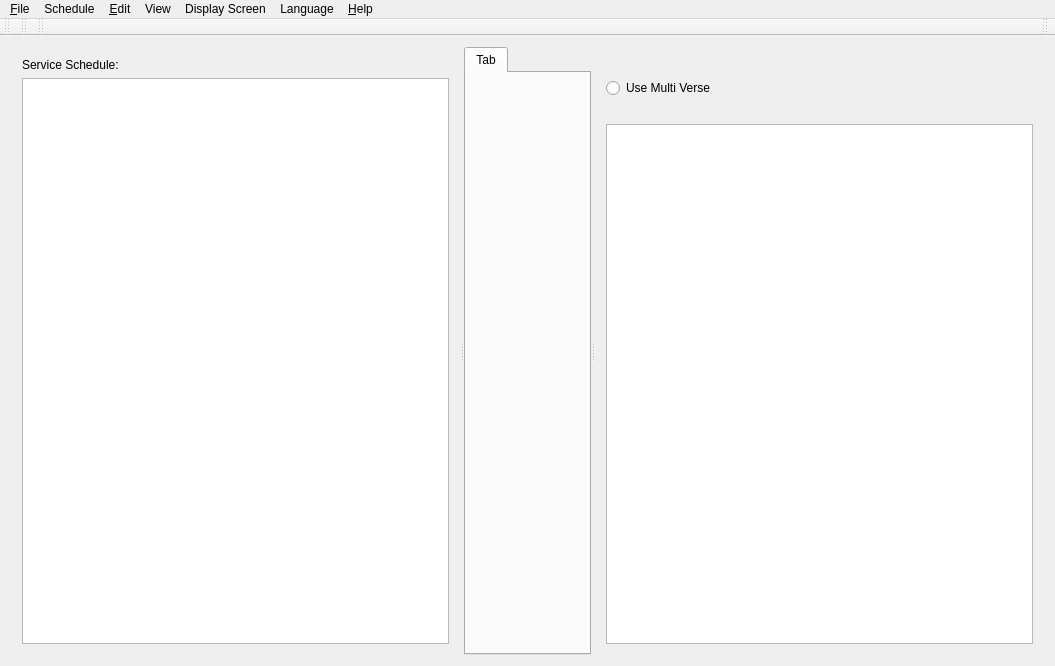
<?xml version="1.0" encoding="UTF-8"?>
<ui version="4.0">
 <class>SoftProjectorClass</class>
 <widget class="QMainWindow" name="SoftProjectorClass">
  <property name="geometry">
   <rect>
    <x>0</x>
    <y>0</y>
    <width>1055</width>
    <height>666</height>
   </rect>
  </property>
  <property name="minimumSize">
   <size>
    <width>700</width>
    <height>550</height>
   </size>
  </property>
  <property name="windowTitle">
   <string notr="true"/>
  </property>
  <property name="windowIcon">
   <iconset resource="softprojector.qrc">
    <normaloff>:/icons/icons/softprojector.png</normaloff>:/icons/icons/softprojector.png</iconset>
  </property>
  <property name="toolButtonStyle">
   <enum>Qt::ToolButtonIconOnly</enum>
  </property>
  <property name="dockNestingEnabled">
   <bool>false</bool>
  </property>
  <widget class="QWidget" name="centralWidget">
   <layout class="QGridLayout" name="gridLayout">
    <item row="0" column="0">
     <widget class="QSplitter" name="splitter">
      <property name="orientation">
       <enum>Qt::Horizontal</enum>
      </property>
      <widget class="QWidget" name="layoutWidget">
       <layout class="QVBoxLayout" name="verticalLayout_3">
        <item>
         <widget class="QLabel" name="label">
          <property name="text">
           <string>Service Schedule:</string>
          </property>
         </widget>
        </item>
        <item>
         <widget class="QListWidget" name="listWidgetSchedule">
          <property name="iconSize">
           <size>
            <width>16</width>
            <height>16</height>
           </size>
          </property>
          <property name="spacing">
           <number>1</number>
          </property>
         </widget>
        </item>
       </layout>
      </widget>
      <widget class="QTabWidget" name="projectTab">
       <property name="minimumSize">
        <size>
         <width>0</width>
         <height>0</height>
        </size>
       </property>
       <widget class="QWidget" name="Tab">
        <attribute name="title">
         <string>Tab</string>
        </attribute>
        <layout class="QGridLayout" name="gridLayout_2"/>
       </widget>
      </widget>
      <widget class="QWidget" name="layoutWidget1">
       <layout class="QVBoxLayout" name="verticalLayoutDisplayControls">
        <item>
         <layout class="QHBoxLayout" name="horizontalLayout_2">
          <item>
           <widget class="QLabel" name="labelIcon">
            <property name="sizePolicy">
             <sizepolicy hsizetype="Fixed" vsizetype="Fixed">
              <horstretch>0</horstretch>
              <verstretch>0</verstretch>
             </sizepolicy>
            </property>
           </widget>
          </item>
          <item>
           <widget class="QLabel" name="labelShow">
            <property name="text">
             <string/>
            </property>
           </widget>
          </item>
         </layout>
        </item>
        <item>
         <widget class="QWidget" name="widgetMultiVerse" native="true">
          <layout class="QHBoxLayout" name="horizontalLayout_4">
           <property name="leftMargin">
            <number>0</number>
           </property>
           <property name="topMargin">
            <number>0</number>
           </property>
           <property name="rightMargin">
            <number>0</number>
           </property>
           <property name="bottomMargin">
            <number>0</number>
           </property>
           <item>
            <widget class="QRadioButton" name="rbMultiVerse">
             <property name="toolTip">
              <string>If selected, this will allow to select multiple verses at one time. Will need to press &quot;Show&quot; each time.</string>
             </property>
             <property name="text">
              <string>Use Multi Verse</string>
             </property>
            </widget>
           </item>
           <item>
            <spacer name="horizontalSpacer_2">
             <property name="orientation">
              <enum>Qt::Horizontal</enum>
             </property>
             <property name="sizeHint" stdset="0">
              <size>
               <width>40</width>
               <height>20</height>
              </size>
             </property>
            </spacer>
           </item>
          </layout>
         </widget>
        </item>
        <item>
         <widget class="QLabel" name="labelSongNotes">
          <property name="palette">
           <palette>
            <active>
             <colorrole role="WindowText">
              <brush brushstyle="SolidPattern">
               <color alpha="255">
                <red>255</red>
                <green>0</green>
                <blue>4</blue>
               </color>
              </brush>
             </colorrole>
            </active>
            <inactive>
             <colorrole role="WindowText">
              <brush brushstyle="SolidPattern">
               <color alpha="255">
                <red>255</red>
                <green>0</green>
                <blue>4</blue>
               </color>
              </brush>
             </colorrole>
            </inactive>
            <disabled>
             <colorrole role="WindowText">
              <brush brushstyle="SolidPattern">
               <color alpha="255">
                <red>120</red>
                <green>120</green>
                <blue>120</blue>
               </color>
              </brush>
             </colorrole>
            </disabled>
           </palette>
          </property>
          <property name="font">
           <font>
            <weight>75</weight>
            <bold>true</bold>
           </font>
          </property>
          <property name="text">
           <string/>
          </property>
          <property name="wordWrap">
           <bool>true</bool>
          </property>
         </widget>
        </item>
        <item>
         <widget class="QListWidget" name="listShow">
          <property name="sizePolicy">
           <sizepolicy hsizetype="Expanding" vsizetype="MinimumExpanding">
            <horstretch>0</horstretch>
            <verstretch>0</verstretch>
           </sizepolicy>
          </property>
          <property name="alternatingRowColors">
           <bool>false</bool>
          </property>
         </widget>
        </item>
       </layout>
      </widget>
     </widget>
    </item>
   </layout>
  </widget>
  <widget class="QMenuBar" name="menuBar">
   <property name="geometry">
    <rect>
     <x>0</x>
     <y>0</y>
     <width>1055</width>
     <height>21</height>
    </rect>
   </property>
   <widget class="QMenu" name="menuFile">
    <property name="title">
     <string>&amp;File</string>
    </property>
    <addaction name="actionNewSchedule"/>
    <addaction name="actionOpenSchedule"/>
    <addaction name="actionSaveSchedule"/>
    <addaction name="actionSaveScheduleAs"/>
    <addaction name="actionCloseSchedule"/>
    <addaction name="separator"/>
    <addaction name="actionPrint"/>
    <addaction name="actionPrintSchedule"/>
    <addaction name="separator"/>
    <addaction name="actionClose"/>
   </widget>
   <widget class="QMenu" name="menuEdit">
    <property name="title">
     <string>&amp;Edit</string>
    </property>
    <addaction name="actionNew"/>
    <addaction name="actionEdit"/>
    <addaction name="actionCopy"/>
    <addaction name="actionDelete"/>
    <addaction name="separator"/>
    <addaction name="actionManage_Database"/>
    <addaction name="separator"/>
    <addaction name="actionSettings"/>
   </widget>
   <widget class="QMenu" name="menuHelp">
    <property name="title">
     <string>&amp;Help</string>
    </property>
    <addaction name="actionDonate"/>
    <addaction name="separator"/>
    <addaction name="actionAbout"/>
    <addaction name="action_Help"/>
   </widget>
   <widget class="QMenu" name="menuLanguage">
    <property name="toolTip">
     <string>Select Language</string>
    </property>
    <property name="title">
     <string>Language</string>
    </property>
   </widget>
   <widget class="QMenu" name="menuSongs">
    <property name="title">
     <string>View</string>
    </property>
    <addaction name="actionSong_Counter"/>
    <addaction name="separator"/>
   </widget>
   <widget class="QMenu" name="menuSchedule">
    <property name="title">
     <string>Schedule</string>
    </property>
    <addaction name="actionScheduleAdd"/>
    <addaction name="actionScheduleRemove"/>
    <addaction name="actionScheduleClear"/>
    <addaction name="separator"/>
    <addaction name="actionMoveScheduleTop"/>
    <addaction name="actionMoveScheduleUp"/>
    <addaction name="actionMoveScheduleDown"/>
    <addaction name="actionMoveScheduleBottom"/>
   </widget>
   <widget class="QMenu" name="menuDisplay_Screen">
    <property name="title">
     <string>Display Screen</string>
    </property>
    <addaction name="actionShow"/>
    <addaction name="actionClear"/>
    <addaction name="actionHide"/>
    <addaction name="actionCloseDisplay"/>
   </widget>
   <addaction name="menuFile"/>
   <addaction name="menuSchedule"/>
   <addaction name="menuEdit"/>
   <addaction name="menuSongs"/>
   <addaction name="menuDisplay_Screen"/>
   <addaction name="menuLanguage"/>
   <addaction name="menuHelp"/>
  </widget>
  <widget class="QToolBar" name="toolBarFile">
   <property name="windowTitle">
    <string>File Tool Bar</string>
   </property>
   <property name="toolButtonStyle">
    <enum>Qt::ToolButtonIconOnly</enum>
   </property>
   <attribute name="toolBarArea">
    <enum>TopToolBarArea</enum>
   </attribute>
   <attribute name="toolBarBreak">
    <bool>false</bool>
   </attribute>
  </widget>
  <widget class="QToolBar" name="toolBarSchedule">
   <property name="windowTitle">
    <string>Schedule Tool Bar</string>
   </property>
   <attribute name="toolBarArea">
    <enum>TopToolBarArea</enum>
   </attribute>
   <attribute name="toolBarBreak">
    <bool>false</bool>
   </attribute>
  </widget>
  <widget class="QToolBar" name="toolBarEdit">
   <property name="windowTitle">
    <string>Edit Tool Bar</string>
   </property>
   <attribute name="toolBarArea">
    <enum>TopToolBarArea</enum>
   </attribute>
   <attribute name="toolBarBreak">
    <bool>false</bool>
   </attribute>
  </widget>
  <widget class="QToolBar" name="toolBarShow">
   <property name="sizePolicy">
    <sizepolicy hsizetype="Minimum" vsizetype="Fixed">
     <horstretch>0</horstretch>
     <verstretch>0</verstretch>
    </sizepolicy>
   </property>
   <property name="windowTitle">
    <string>Display Control Tool Bar</string>
   </property>
   <property name="layoutDirection">
    <enum>Qt::RightToLeft</enum>
   </property>
   <attribute name="toolBarArea">
    <enum>TopToolBarArea</enum>
   </attribute>
   <attribute name="toolBarBreak">
    <bool>false</bool>
   </attribute>
  </widget>
  <action name="actionAbout">
   <property name="text">
    <string>&amp;About</string>
   </property>
  </action>
  <action name="actionSettings">
   <property name="icon">
    <iconset resource="softprojector.qrc">
     <normaloff>:/icons/icons/settings.png</normaloff>:/icons/icons/settings.png</iconset>
   </property>
   <property name="text">
    <string>&amp;Settings...</string>
   </property>
   <property name="toolTip">
    <string>Open settings dialog</string>
   </property>
   <property name="shortcut">
    <string>Ctrl+T</string>
   </property>
  </action>
  <action name="actionClose">
   <property name="icon">
    <iconset resource="softprojector.qrc">
     <normaloff>:/icons/icons/base-22x22-actions-application-exit.png</normaloff>:/icons/icons/base-22x22-actions-application-exit.png</iconset>
   </property>
   <property name="text">
    <string>E&amp;xit</string>
   </property>
   <property name="toolTip">
    <string>Exit SoftProjector</string>
   </property>
   <property name="shortcut">
    <string>Ctrl+Q</string>
   </property>
  </action>
  <action name="actionManage_Database">
   <property name="icon">
    <iconset resource="softprojector.qrc">
     <normaloff>:/icons/icons/database.png</normaloff>:/icons/icons/database.png</iconset>
   </property>
   <property name="text">
    <string>&amp;Manage Database...</string>
   </property>
   <property name="toolTip">
    <string>Import and export Bibles, songbooks and themes</string>
   </property>
   <property name="shortcut">
    <string>Ctrl+M</string>
   </property>
  </action>
  <action name="action_Help">
   <property name="icon">
    <iconset resource="softprojector.qrc">
     <normaloff>:/icons/icons/help.png</normaloff>:/icons/icons/help.png</iconset>
   </property>
   <property name="text">
    <string>&amp;Help</string>
   </property>
   <property name="toolTip">
    <string>Open Help</string>
   </property>
   <property name="shortcut">
    <string>F1</string>
   </property>
  </action>
  <action name="actionSong_Counter">
   <property name="icon">
    <iconset resource="softprojector.qrc">
     <normaloff>:/icons/icons/song_count.png</normaloff>:/icons/icons/song_count.png</iconset>
   </property>
   <property name="text">
    <string>Song Counter...</string>
   </property>
  </action>
  <action name="actionOpenSchedule">
   <property name="icon">
    <iconset resource="softprojector.qrc">
     <normaloff>:/icons/icons/scheduleOpen.png</normaloff>:/icons/icons/scheduleOpen.png</iconset>
   </property>
   <property name="text">
    <string>&amp;Open Schedule</string>
   </property>
   <property name="shortcut">
    <string>Ctrl+O</string>
   </property>
  </action>
  <action name="actionSaveSchedule">
   <property name="icon">
    <iconset resource="softprojector.qrc">
     <normaloff>:/icons/icons/scheduleSave.png</normaloff>:/icons/icons/scheduleSave.png</iconset>
   </property>
   <property name="text">
    <string>&amp;Save Schedule</string>
   </property>
   <property name="shortcut">
    <string>Ctrl+S</string>
   </property>
  </action>
  <action name="actionSaveScheduleAs">
   <property name="text">
    <string>Save Schedule &amp;As</string>
   </property>
   <property name="toolTip">
    <string>Save Schedule with different name</string>
   </property>
  </action>
  <action name="actionNewSchedule">
   <property name="icon">
    <iconset resource="softprojector.qrc">
     <normaloff>:/icons/icons/scheduleNew.png</normaloff>:/icons/icons/scheduleNew.png</iconset>
   </property>
   <property name="text">
    <string>&amp;New Schedule</string>
   </property>
   <property name="toolTip">
    <string>Start new Schedule</string>
   </property>
   <property name="shortcut">
    <string>Ctrl+Shift+N</string>
   </property>
  </action>
  <action name="actionCloseSchedule">
   <property name="text">
    <string>Close Schedule</string>
   </property>
   <property name="toolTip">
    <string>Close Schedule</string>
   </property>
  </action>
  <action name="actionPrint">
   <property name="icon">
    <iconset resource="softprojector.qrc">
     <normaloff>:/icons/icons/print.png</normaloff>:/icons/icons/print.png</iconset>
   </property>
   <property name="text">
    <string>&amp;Print</string>
   </property>
   <property name="toolTip">
    <string>Prints selected Bible chapter, selected song and selected announcement.</string>
   </property>
   <property name="shortcut">
    <string>Ctrl+P</string>
   </property>
  </action>
  <action name="actionPrintSchedule">
   <property name="text">
    <string>Print Schedule</string>
   </property>
   <property name="toolTip">
    <string>Print Schedule</string>
   </property>
   <property name="shortcut">
    <string>Ctrl+Shift+P</string>
   </property>
  </action>
  <action name="actionNew">
   <property name="text">
    <string/>
   </property>
   <property name="shortcut">
    <string>Ctrl+N</string>
   </property>
  </action>
  <action name="actionEdit">
   <property name="text">
    <string/>
   </property>
   <property name="shortcut">
    <string>Ctrl+E</string>
   </property>
  </action>
  <action name="actionCopy">
   <property name="text">
    <string/>
   </property>
   <property name="shortcut">
    <string>Ctrl+C</string>
   </property>
  </action>
  <action name="actionDelete">
   <property name="text">
    <string/>
   </property>
   <property name="shortcut">
    <string>Ctrl+Del</string>
   </property>
  </action>
  <action name="actionDonate">
   <property name="text">
    <string>Donate</string>
   </property>
   <property name="toolTip">
    <string>Donate to softProjector development team</string>
   </property>
  </action>
  <action name="actionScheduleAdd">
   <property name="icon">
    <iconset resource="softprojector.qrc">
     <normaloff>:/icons/icons/scheduleAdd.png</normaloff>:/icons/icons/scheduleAdd.png</iconset>
   </property>
   <property name="text">
    <string>Add to Schedule</string>
   </property>
   <property name="shortcut">
    <string>F2</string>
   </property>
  </action>
  <action name="actionScheduleRemove">
   <property name="icon">
    <iconset resource="softprojector.qrc">
     <normaloff>:/icons/icons/scheduleRemove.png</normaloff>:/icons/icons/scheduleRemove.png</iconset>
   </property>
   <property name="text">
    <string>Remove from Schedule</string>
   </property>
   <property name="shortcut">
    <string>Del</string>
   </property>
  </action>
  <action name="actionScheduleClear">
   <property name="icon">
    <iconset resource="softprojector.qrc">
     <normaloff>:/icons/icons/scheduleClear.png</normaloff>:/icons/icons/scheduleClear.png</iconset>
   </property>
   <property name="text">
    <string>Clear Schedule</string>
   </property>
  </action>
  <action name="actionMoveScheduleTop">
   <property name="icon">
    <iconset resource="softprojector.qrc">
     <normaloff>:/icons/icons/scheduleUpM.png</normaloff>:/icons/icons/scheduleUpM.png</iconset>
   </property>
   <property name="text">
    <string>Move Item To Top</string>
   </property>
   <property name="toolTip">
    <string>Move Schedule item to top of the list</string>
   </property>
  </action>
  <action name="actionMoveScheduleUp">
   <property name="icon">
    <iconset resource="softprojector.qrc">
     <normaloff>:/icons/icons/scheduleUp.png</normaloff>:/icons/icons/scheduleUp.png</iconset>
   </property>
   <property name="text">
    <string>Move Item Up</string>
   </property>
   <property name="toolTip">
    <string>Move Schedule item up</string>
   </property>
  </action>
  <action name="actionMoveScheduleDown">
   <property name="icon">
    <iconset resource="softprojector.qrc">
     <normaloff>:/icons/icons/scheduleDown.png</normaloff>:/icons/icons/scheduleDown.png</iconset>
   </property>
   <property name="text">
    <string>Mode Item Down</string>
   </property>
   <property name="toolTip">
    <string>Move Schedule item down</string>
   </property>
  </action>
  <action name="actionMoveScheduleBottom">
   <property name="icon">
    <iconset resource="softprojector.qrc">
     <normaloff>:/icons/icons/scheduleDownM.png</normaloff>:/icons/icons/scheduleDownM.png</iconset>
   </property>
   <property name="text">
    <string>Move Item To Bottom</string>
   </property>
   <property name="toolTip">
    <string>Move Schedule item to bottom of the list</string>
   </property>
  </action>
  <action name="actionShow">
   <property name="icon">
    <iconset resource="softprojector.qrc">
     <normaloff>:/icons/icons/show.png</normaloff>:/icons/icons/show.png</iconset>
   </property>
   <property name="text">
    <string>Show</string>
   </property>
   <property name="toolTip">
    <string>Display to the screen (F4)</string>
   </property>
   <property name="shortcut">
    <string>F4</string>
   </property>
  </action>
  <action name="actionHide">
   <property name="icon">
    <iconset resource="softprojector.qrc">
     <normaloff>:/icons/icons/hide.png</normaloff>:/icons/icons/hide.png</iconset>
   </property>
   <property name="text">
    <string>Hide</string>
   </property>
   <property name="toolTip">
    <string>Show Passive Screen (Stop displaying to the screen) (Esc)</string>
   </property>
   <property name="shortcut">
    <string>Esc</string>
   </property>
  </action>
  <action name="actionClear">
   <property name="icon">
    <iconset resource="softprojector.qrc">
     <normaloff>:/icons/icons/clear.png</normaloff>:/icons/icons/clear.png</iconset>
   </property>
   <property name="text">
    <string>Clear</string>
   </property>
   <property name="toolTip">
    <string>Clear Display Text (Shift+Esc)</string>
   </property>
   <property name="shortcut">
    <string>Shift+Esc</string>
   </property>
  </action>
  <action name="actionCloseDisplay">
   <property name="checkable">
    <bool>true</bool>
   </property>
   <property name="icon">
    <iconset resource="softprojector.qrc">
     <normaloff>:/icons/icons/display_off.png</normaloff>:/icons/icons/display_off.png</iconset>
   </property>
   <property name="text">
    <string>On / Off</string>
   </property>
   <property name="toolTip">
    <string>Turn Display Screen On/Off</string>
   </property>
  </action>
 </widget>
 <layoutdefault spacing="6" margin="11"/>
 <resources>
  <include location="softprojector.qrc"/>
 </resources>
 <connections/>
</ui>
